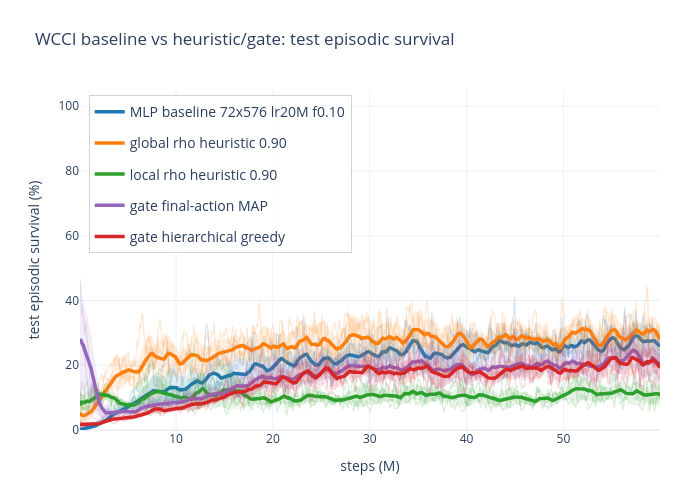

Source (notebook cell):
### Markdown cell above
## WCCI Baseline vs Heuristic / Gate

Compare the selected baseline against global/local heuristic overrides and gated policies from `wcci_hvg_2`.

### Code cell
# wcci_hvg_result = plot_wcci_comparison("WCCI HVG")
# wcci_hvg_result["fig"]
# Optional smoothing example:
wcci_hvg_result = plot_wcci_comparison("WCCI HVG", mean_rollout=True, mean_rollout_window=15, fig_size=(700, 500))

### Figure 1 — Plotly figure (JSON) as saved in the notebook; plotly's stock layout.template omitted (floating-point values rounded to 4 significant figures; data arrays with more than 128 entries replaced by an {"elided": "..."} marker saying what was removed)
{"data": [{"hovertemplate": "<b>MLP baseline 72x576 lr20M f0.10</b><br>run=wcci_mlp_baseline_72x576_lr20m_f010_s0<br>step=%{x:.2f}M<br>survival=%{y:.2f}%<extra></extra>", "legendgroup": "MLP baseline 72x576 lr20M f0.10", "line": {"color": "#1f77b4", "width": 1.2}, "mode": "lines", "name": "MLP baseline 72x576 lr20M f0.10 seed 0", "opacity": 0.18, "showlegend": false, "type": "scatter", "x": {"elided": "723 float values"}, "y": {"elided": "723 float values"}}, {"hovertemplate": "<b>MLP baseline 72x576 lr20M f0.10</b><br>run=wcci_mlp_baseline_72x576_lr20m_f010_s1<br>step=%{x:.2f}M<br>survival=%{y:.2f}%<extra></extra>", "legendgroup": "MLP baseline 72x576 lr20M f0.10", "line": {"color": "#1f77b4", "width": 1.2}, "mode": "lines", "name": "MLP baseline 72x576 lr20M f0.10 seed 1", "opacity": 0.18, "showlegend": false, "type": "scatter", "x": {"elided": "723 float values"}, "y": {"elided": "723 float values"}}, {"hovertemplate": "<b>MLP baseline 72x576 lr20M f0.10</b><br>run=wcci_mlp_baseline_72x576_lr20m_f010_s2<br>step=%{x:.2f}M<br>survival=%{y:.2f}%<extra></extra>", "legendgroup": "MLP baseline 72x576 lr20M f0.10", "line": {"color": "#1f77b4", "width": 1.2}, "mode": "lines", "name": "MLP baseline 72x576 lr20M f0.10 seed 2", "opacity": 0.18, "showlegend": false, "type": "scatter", "x": {"elided": "723 float values"}, "y": {"elided": "723 float values"}}, {"fill": "toself", "fillcolor": "#1f77b4", "hoverinfo": "skip", "legendgroup": "MLP baseline 72x576 lr20M f0.10", "line": {"color": "rgba(255,255,255,0)"}, "opacity": 0.12, "showlegend": false, "type": "scatter", "x": {"elided": "1446 float values"}, "y": {"elided": "1446 float values"}}, {"customdata": {"elided": "723x2 mixed values"}, "hovertemplate": "<b>MLP baseline 72x576 lr20M f0.10</b><br>step=%{x:.2f}M<br>mean survival=%{y:.2f}%<br>n_seeds=%{customdata[0]}<br>seeds=%{customdata[1]}<extra></extra>", "legendgroup": "MLP baseline 72x576 lr20M f0.10", "line": {"color": "#1f77b4", "width": 3.5}, "mode": "lines", "name": "MLP baseline 72x576 lr20M f0.10", "type": "scatter", "x": {"elided": "723 float values"}, "y": {"elided": "723 float values"}}, {"hovertemplate": "<b>global rho heuristic 0.90</b><br>run=wcci_hvg_01_eval_rho090_72x576_lr20m_f010_s0<br>step=%{x:.2f}M<br>survival=%{y:.2f}%<extra></extra>", "legendgroup": "global rho heuristic 0.90", "line": {"color": "#ff7f0e", "width": 1.2}, "mode": "lines", "name": "global rho heuristic 0.90 seed 0", "opacity": 0.18, "showlegend": false, "type": "scatter", "x": {"elided": "723 float values"}, "y": {"elided": "723 float values"}}, {"hovertemplate": "<b>global rho heuristic 0.90</b><br>run=wcci_hvg_01_eval_rho090_72x576_lr20m_f010_s1<br>step=%{x:.2f}M<br>survival=%{y:.2f}%<extra></extra>", "legendgroup": "global rho heuristic 0.90", "line": {"color": "#ff7f0e", "width": 1.2}, "mode": "lines", "name": "global rho heuristic 0.90 seed 1", "opacity": 0.18, "showlegend": false, "type": "scatter", "x": {"elided": "723 float values"}, "y": {"elided": "723 float values"}}, {"hovertemplate": "<b>global rho heuristic 0.90</b><br>run=wcci_hvg_01_eval_rho090_72x576_lr20m_f010_s2<br>step=%{x:.2f}M<br>survival=%{y:.2f}%<extra></extra>", "legendgroup": "global rho heuristic 0.90", "line": {"color": "#ff7f0e", "width": 1.2}, "mode": "lines", "name": "global rho heuristic 0.90 seed 2", "opacity": 0.18, "showlegend": false, "type": "scatter", "x": {"elided": "723 float values"}, "y": {"elided": "723 float values"}}, {"fill": "toself", "fillcolor": "#ff7f0e", "hoverinfo": "skip", "legendgroup": "global rho heuristic 0.90", "line": {"color": "rgba(255,255,255,0)"}, "opacity": 0.12, "showlegend": false, "type": "scatter", "x": {"elided": "1446 float values"}, "y": {"elided": "1446 float values"}}, {"customdata": {"elided": "723x2 mixed values"}, "hovertemplate": "<b>global rho heuristic 0.90</b><br>step=%{x:.2f}M<br>mean survival=%{y:.2f}%<br>n_seeds=%{customdata[0]}<br>seeds=%{customdata[1]}<extra></extra>", "legendgroup": "global rho heuristic 0.90", "line": {"color": "#ff7f0e", "width": 3.5}, "mode": "lines", "name": "global rho heuristic 0.90", "type": "scatter", "x": {"elided": "723 float values"}, "y": {"elided": "723 float values"}}, {"hovertemplate": "<b>local rho heuristic 0.90</b><br>run=wcci_hvg_04_eval_local_rho090_72x576_lr20m_f010_s0<br>step=%{x:.2f}M<br>survival=%{y:.2f}%<extra></extra>", "legendgroup": "local rho heuristic 0.90", "line": {"color": "#2ca02c", "width": 1.2}, "mode": "lines", "name": "local rho heuristic 0.90 seed 0", "opacity": 0.18, "showlegend": false, "type": "scatter", "x": {"elided": "723 float values"}, "y": {"elided": "723 float values"}}, {"hovertemplate": "<b>local rho heuristic 0.90</b><br>run=wcci_hvg_04_eval_local_rho090_72x576_lr20m_f010_s1<br>step=%{x:.2f}M<br>survival=%{y:.2f}%<extra></extra>", "legendgroup": "local rho heuristic 0.90", "line": {"color": "#2ca02c", "width": 1.2}, "mode": "lines", "name": "local rho heuristic 0.90 seed 1", "opacity": 0.18, "showlegend": false, "type": "scatter", "x": {"elided": "723 float values"}, "y": {"elided": "723 float values"}}, {"hovertemplate": "<b>local rho heuristic 0.90</b><br>run=wcci_hvg_04_eval_local_rho090_72x576_lr20m_f010_s2<br>step=%{x:.2f}M<br>survival=%{y:.2f}%<extra></extra>", "legendgroup": "local rho heuristic 0.90", "line": {"color": "#2ca02c", "width": 1.2}, "mode": "lines", "name": "local rho heuristic 0.90 seed 2", "opacity": 0.18, "showlegend": false, "type": "scatter", "x": {"elided": "723 float values"}, "y": {"elided": "723 float values"}}, {"fill": "toself", "fillcolor": "#2ca02c", "hoverinfo": "skip", "legendgroup": "local rho heuristic 0.90", "line": {"color": "rgba(255,255,255,0)"}, "opacity": 0.12, "showlegend": false, "type": "scatter", "x": {"elided": "1446 float values"}, "y": {"elided": "1446 float values"}}, {"customdata": {"elided": "723x2 mixed values"}, "hovertemplate": "<b>local rho heuristic 0.90</b><br>step=%{x:.2f}M<br>mean survival=%{y:.2f}%<br>n_seeds=%{customdata[0]}<br>seeds=%{customdata[1]}<extra></extra>", "legendgroup": "local rho heuristic 0.90", "line": {"color": "#2ca02c", "width": 3.5}, "mode": "lines", "name": "local rho heuristic 0.90", "type": "scatter", "x": {"elided": "723 float values"}, "y": {"elided": "723 float values"}}, {"hovertemplate": "<b>gate final-action MAP</b><br>run=wcci_hvg_02_gate_final_map_72x576_lr20m_f010_s0<br>step=%{x:.2f}M<br>survival=%{y:.2f}%<extra></extra>", "legendgroup": "gate final-action MAP", "line": {"color": "#9467bd", "width": 1.2}, "mode": "lines", "name": "gate final-action MAP seed 0", "opacity": 0.18, "showlegend": false, "type": "scatter", "x": {"elided": "723 float values"}, "y": {"elided": "723 float values"}}, {"hovertemplate": "<b>gate final-action MAP</b><br>run=wcci_hvg_02_gate_final_map_72x576_lr20m_f010_s1<br>step=%{x:.2f}M<br>survival=%{y:.2f}%<extra></extra>", "legendgroup": "gate final-action MAP", "line": {"color": "#9467bd", "width": 1.2}, "mode": "lines", "name": "gate final-action MAP seed 1", "opacity": 0.18, "showlegend": false, "type": "scatter", "x": {"elided": "723 float values"}, "y": {"elided": "723 float values"}}, {"hovertemplate": "<b>gate final-action MAP</b><br>run=wcci_hvg_02_gate_final_map_72x576_lr20m_f010_s2<br>step=%{x:.2f}M<br>survival=%{y:.2f}%<extra></extra>", "legendgroup": "gate final-action MAP", "line": {"color": "#9467bd", "width": 1.2}, "mode": "lines", "name": "gate final-action MAP seed 2", "opacity": 0.18, "showlegend": false, "type": "scatter", "x": {"elided": "723 float values"}, "y": {"elided": "723 float values"}}, {"fill": "toself", "fillcolor": "#9467bd", "hoverinfo": "skip", "legendgroup": "gate final-action MAP", "line": {"color": "rgba(255,255,255,0)"}, "opacity": 0.12, "showlegend": false, "type": "scatter", "x": {"elided": "1446 float values"}, "y": {"elided": "1446 float values"}}, {"customdata": {"elided": "723x2 mixed values"}, "hovertemplate": "<b>gate final-action MAP</b><br>step=%{x:.2f}M<br>mean survival=%{y:.2f}%<br>n_seeds=%{customdata[0]}<br>seeds=%{customdata[1]}<extra></extra>", "legendgroup": "gate final-action MAP", "line": {"color": "#9467bd", "width": 3.5}, "mode": "lines", "name": "gate final-action MAP", "type": "scatter", "x": {"elided": "723 float values"}, "y": {"elided": "723 float values"}}, {"hovertemplate": "<b>gate hierarchical greedy</b><br>run=wcci_hvg_03_gate_hierarchical_72x576_lr20m_f010_s0<br>step=%{x:.2f}M<br>survival=%{y:.2f}%<extra></extra>", "legendgroup": "gate hierarchical greedy", "line": {"color": "#d62728", "width": 1.2}, "mode": "lines", "name": "gate hierarchical greedy seed 0", "opacity": 0.18, "showlegend": false, "type": "scatter", "x": {"elided": "723 float values"}, "y": {"elided": "723 float values"}}, {"hovertemplate": "<b>gate hierarchical greedy</b><br>run=wcci_hvg_03_gate_hierarchical_72x576_lr20m_f010_s1<br>step=%{x:.2f}M<br>survival=%{y:.2f}%<extra></extra>", "legendgroup": "gate hierarchical greedy", "line": {"color": "#d62728", "width": 1.2}, "mode": "lines", "name": "gate hierarchical greedy seed 1", "opacity": 0.18, "showlegend": false, "type": "scatter", "x": {"elided": "723 float values"}, "y": {"elided": "723 float values"}}, {"hovertemplate": "<b>gate hierarchical greedy</b><br>run=wcci_hvg_03_gate_hierarchical_72x576_lr20m_f010_s2<br>step=%{x:.2f}M<br>survival=%{y:.2f}%<extra></extra>", "legendgroup": "gate hierarchical greedy", "line": {"color": "#d62728", "width": 1.2}, "mode": "lines", "name": "gate hierarchical greedy seed 2", "opacity": 0.18, "showlegend": false, "type": "scatter", "x": {"elided": "723 float values"}, "y": {"elided": "723 float values"}}, {"fill": "toself", "fillcolor": "#d62728", "hoverinfo": "skip", "legendgroup": "gate hierarchical greedy", "line": {"color": "rgba(255,255,255,0)"}, "opacity": 0.12, "showlegend": false, "type": "scatter", "x": {"elided": "1446 float values"}, "y": {"elided": "1446 float values"}}, {"customdata": {"elided": "723x2 mixed values"}, "hovertemplate": "<b>gate hierarchical greedy</b><br>step=%{x:.2f}M<br>mean survival=%{y:.2f}%<br>n_seeds=%{customdata[0]}<br>seeds=%{customdata[1]}<extra></extra>", "legendgroup": "gate hierarchical greedy", "line": {"color": "#d62728", "width": 3.5}, "mode": "lines", "name": "gate hierarchical greedy", "type": "scatter", "x": {"elided": "723 float values"}, "y": {"elided": "723 float values"}}], "layout": {"height": 500, "hovermode": "x unified", "legend": {"bgcolor": "rgba(255,255,255,0.88)", "bordercolor": "rgba(80,80,80,0.25)", "borderwidth": 1, "font": {"size": 14}, "x": 0.015, "xanchor": "left", "y": 0.985, "yanchor": "top"}, "margin": {"b": 70, "l": 80, "r": 40, "t": 90}, "title": {"text": "WCCI baseline vs heuristic/gate: test episodic survival"}, "width": 700, "xaxis": {"title": {"text": "steps (M)"}}, "yaxis": {"range": [0, 105], "title": {"text": "test episodic survival (%)"}}}}
